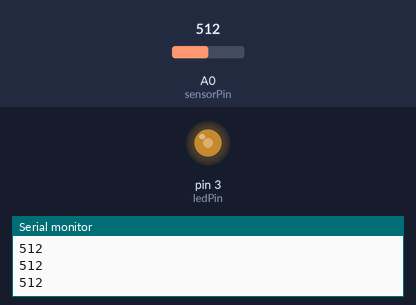
Bench run of a sketch on a simulated Arduino Uno, built with avr-gcc and run on an emulated ATmega328P. On the bench: output pins drawn as LEDs (lit = HIGH), the last lines printed to the serial monitor. Inputs (shaded band) come from the test bench; at power-on: A0 (sensorPin) = 512.

Above: at 1.2 s.
1.3 s: A0 (sensorPin) set to 716
At 1.8 s:
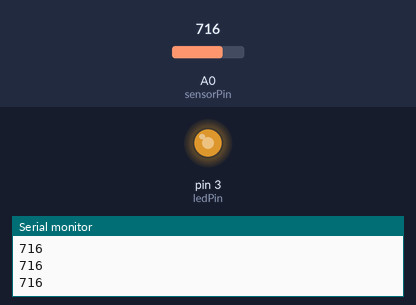
2.8 s: A0 (sensorPin) set to 900
At 3.1 s:
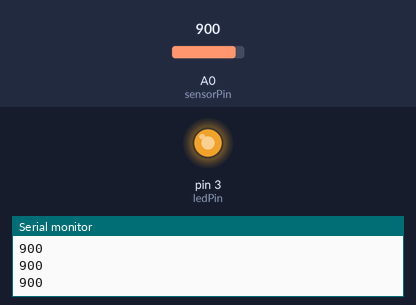
4.3 s: A0 (sensorPin) set to 122
At 5.5 s:
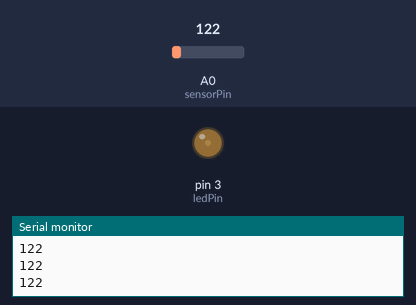
5.8 s: A0 (sensorPin) set to 0
At 7.0 s:
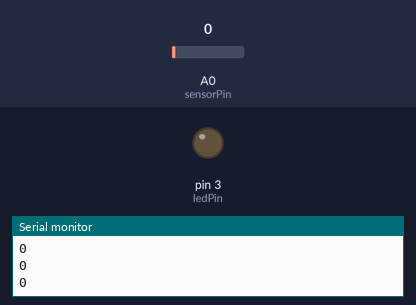
7.3 s: A0 (sensorPin) set to 511
At 8.2 s:
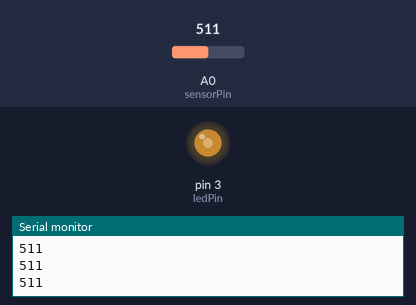
Timing chart, 0 to 9.8 s (numbered marks = the images above; inputs shaded):
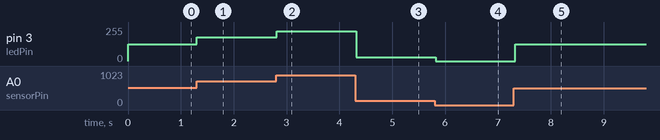

The sketch:

sketch_mar01a.ino
```cpp
//Constants:
const int ledPin = 3;     //pin 3 has PWM funtion
const int sensorPin = A0; //pin A0 to read analog input

//Variables:
int value; //save analog value


void setup(){

  pinMode(ledPin, OUTPUT);  //Set pin 3 as 'output'
  Serial.begin(9600);       //Begin serial communication
  digitalWrite(3, HIGH);

}

void loop(){

  value = analogRead(sensorPin);       //Read and save analog value from potentiometer
  Serial.println(value);               //Print value
  value = map(value, 0, 1023, 0, 255); //Map value 0-1023 to 0-255 (PWM)
  analogWrite(ledPin, value);          //Send PWM value to led
  delay(100);                          //Small delay

}
```

Measured:
- after the input at 1.3 s, pin 3 (ledPin): 127/255 → 178/255 at once
- after the input at 2.8 s, pin 3 (ledPin): 178/255 → 224/255 at once
- after the input at 4.3 s, pin 3 (ledPin): 224/255 → 30/255 at once
- after the input at 5.8 s, pin 3 (ledPin): 30/255 → 0/255 at once
- after the input at 7.3 s, pin 3 (ledPin): 0/255 → 127/255 at once
